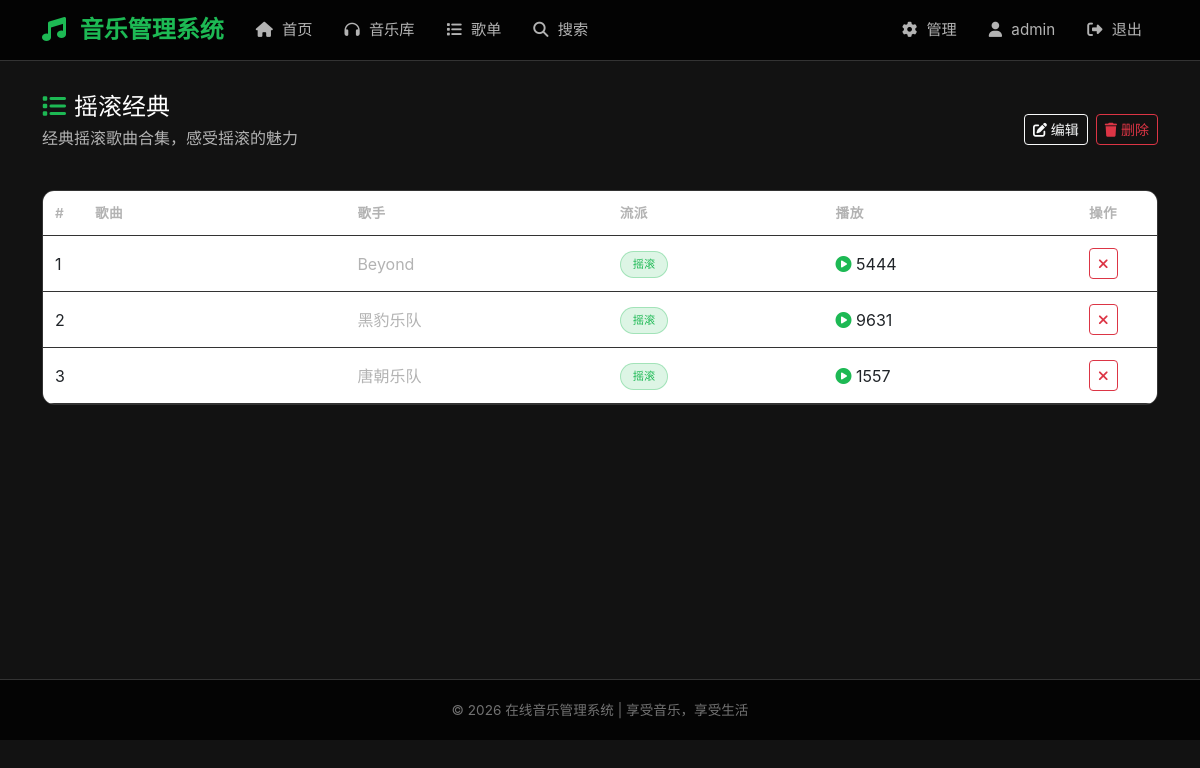
/user/playlist/view/2 (signed in), run on the app's committed database.
### app.py (models this page shows, shortened)
class Playlist(db.Model):
    __tablename__ = 'playlists'
    id = db.Column(db.Integer, primary_key=True)
    name = db.Column(db.String(100), nullable=False)
    description = db.Column(db.Text, default='')
    cover_image = db.Column(db.String(200), default='default_playlist.jpg')
    user_id = db.Column(db.Integer, db.ForeignKey('users.id'), nullable=True)  # 创建者，管理员可为null
    is_official = db.Column(db.Boolean, default=False)  # 官方推荐歌单
    play_count = db.Column(db.Integer, default=0)
    created_at = db.Column(db.DateTime, default=db.func.now())
    songs = db.relationship('PlaylistSong', backref='playlist', lazy=True)

class PlaylistSong(db.Model):
    __tablename__ = 'playlist_songs'
    id = db.Column(db.Integer, primary_key=True)
    playlist_id = db.Column(db.Integer, db.ForeignKey('playlists.id'), nullable=False)
    song_id = db.Column(db.Integer, db.ForeignKey('songs.id'), nullable=False)
    sort_order = db.Column(db.Integer, default=0)
    added_at = db.Column(db.DateTime, default=db.func.now())

class Song(db.Model):
    __tablename__ = 'songs'
    id = db.Column(db.Integer, primary_key=True)
    title = db.Column(db.String(100), nullable=False)
    artist = db.Column(db.String(100), default='未知艺术家')
    album = db.Column(db.String(100), default='未知专辑')
    genre = db.Column(db.String(50), default='流行')  # 流派：流行、摇滚、古典、电子、民谣、R&B、爵士、嘻哈
    duration = db.Column(db.Integer, default=0)  # 时长（秒）
    file_path = db.Column(db.String(200), nullable=False)  # 音乐文件路径
    cover_image = db.Column(db.String(200), default='default_cover.jpg')
    lyrics = db.Column(db.Text, default='')  # 歌词
    play_count = db.Column(db.Integer, default=0)
    is_active = db.Column(db.Boolean, default=True)
    created_at = db.Column(db.DateTime, default=db.func.now())
    reviews = db.relationship('Review', backref='song', lazy=True)
    favorites = db.relationship('Favorite', backref='song', lazy=True)
    playlist_songs = db.relationship('PlaylistSong', backref='song', lazy=True)
    play_history = db.relationship('PlayHistory', backref='song', lazy=True)

### app.py (the view)
@app.route('/user/playlist/view/<int:playlist_id>')
@login_required
def user_playlist_detail(playlist_id):
    playlist = Playlist.query.get_or_404(playlist_id)
    playlist_songs = PlaylistSong.query.filter_by(playlist_id=playlist_id).order_by(PlaylistSong.sort_order).all()
    return render_template('user/playlist_detail.html', playlist=playlist, playlist_songs=playlist_songs)

### app.py (called while the page is built)
def login_required(f):
    @wraps(f)
    def decorated_function(*args, **kwargs):
        if 'user_id' not in session:
            flash('请先登录', 'warning')
            return redirect(url_for('login'))
        return f(*args, **kwargs)
    return decorated_function

### templates/user/playlist_detail.html (shortened to what this page needs)
{% extends "base.html" %}
{% block content %}
<div class="d-flex justify-content-between align-items-center mb-4">
    <div>
        <h4 class="mb-1"><i class="fas fa-list me-2" style="color: var(--primary-color);"></i>{{ playlist.name }}</h4>
        <p style="color: var(--text-secondary);">{{ playlist.description }}</p>
    </div>
    <div class="d-flex gap-2">
        <a href="{{ url_for('user_playlist_edit', playlist_id=playlist.id) }}" class="btn btn-outline-light btn-sm">
            <i class="fas fa-edit"></i> 编辑
        </a>
        <form method="POST" action="{{ url_for('user_playlist_delete', playlist_id=playlist.id) }}" style="display:inline;">
            <button type="submit" class="btn btn-outline-danger btn-sm" onclick="return confirm('确定删除此歌单？')">
                <i class="fas fa-trash"></i> 删除
            </button>
        </form>
    </div>
</div>
<div class="card">
    <div class="card-body p-0">
        {% if playlist_songs %}
        <div class="table-responsive">
            <table class="table table-hover mb-0">
                <thead>
                    <tr>
                        <th style="width: 40px;">#</th>
                        <th>歌曲</th>
                        <th>歌手</th>
                        <th>流派</th>
                        <th>播放</th>
                        <th style="width: 80px;">操作</th>
                    </tr>
                </thead>
                <tbody>
                    {% for ps in playlist_songs %}
                    {% if ps.song.is_active %}
                    <tr>
                        <td>{{ loop.index }}</td>
                        <td>
                            <a href="{{ url_for('song_detail', song_id=ps.song.id) }}" style="font-weight: 600;">{{ ps.song.title }}</a>
                        </td>
                        <td style="color: var(--text-secondary);">{{ ps.song.artist }}</td>
                        <td><span class="genre-badge" style="font-size: 0.7rem;">{{ ps.song.genre }}</span></td>
                        <td><i class="fas fa-play-circle" style="color: var(--primary-color);"></i> {{ ps.song.play_count }}</td>
                        <td>
                            <form method="POST" action="{{ url_for('user_playlist_remove_song', playlist_id=playlist.id, ps_id=ps.id) }}" style="display:inline;">
                                <button type="submit" class="btn btn-sm btn-outline-danger" onclick="return confirm('确定移除？')">
                                    <i class="fas fa-times"></i>
                                </button>
                            </form>
                        </td>
                    </tr>
                    {% endif %}
                    {% endfor %}
                </tbody>
            </table>
        </div>
        {% else %}
        <div class="text-center py-5">
            <i class="fas fa-music" style="font-size: 2rem; color: var(--text-muted);"></i>
            <p class="mt-2" style="color: var(--text-secondary);">歌单还没有歌曲</p>
            <a href="{{ url_for('search') }}" class="btn btn-primary btn-sm mt-2">搜索添加歌曲</a>
        </div>
        {% endif %}
    </div>
</div>
{% endblock %}

### static/css/style.css (style rules this page uses)
:root { --primary-color: #1db954; --primary-dark: #169c46; --secondary-color: #191414; --bg-dark: #121212; --bg-card: #181818; --bg-card-hover: #282828; --text-primary: #ffffff; --text-secondary: #b3b3b3; --text-muted: #727272; --border-color: #333333; --gradient-start: #1db954; --gradient-end: #191414; }
* { margin: 0; padding: 0; box-sizing: border-box; }
body { font-family: -apple-system, BlinkMacSystemFont, 'Segoe UI', 'PingFang SC', 'Microsoft YaHei', sans-serif; background-color: var(--bg-dark); color: var(--text-primary); min-height: 100vh; display: flex; flex-direction: column; }
a { color: var(--text-primary); text-decoration: none; transition: color 0.3s; }
.card { background-color: var(--bg-card); border: 1px solid var(--border-color); border-radius: 12px; transition: all 0.3s ease; overflow: hidden; }
.card-body { padding: 1.25rem; }
.table { color: var(--text-primary); margin-bottom: 0; }
.table thead th { border-bottom: 1px solid var(--border-color); color: var(--text-secondary); font-weight: 600; font-size: 0.85rem; text-transform: uppercase; letter-spacing: 0.5px; padding: 12px; }
.table td { border-bottom: 1px solid var(--border-color); vertical-align: middle; padding: 12px; }
.genre-badge { display: inline-block; padding: 4px 12px; border-radius: 15px; font-size: 0.8rem; background-color: rgba(29, 185, 84, 0.15); color: var(--primary-color); border: 1px solid rgba(29, 185, 84, 0.3); }

### data on the page
Playlist: name "摇滚经典", description "经典摇滚歌曲合集，感受摇滚的魅力"
PlaylistSong: song.artist "Beyond", song.genre "摇滚", song.play_count "5444"
PlaylistSong: song.artist "黑豹乐队", song.genre "摇滚", song.play_count "9631"
PlaylistSong: song.artist "唐朝乐队", song.genre "摇滚", song.play_count "1557"

### other printed values
{{ session.username }} "admin"
